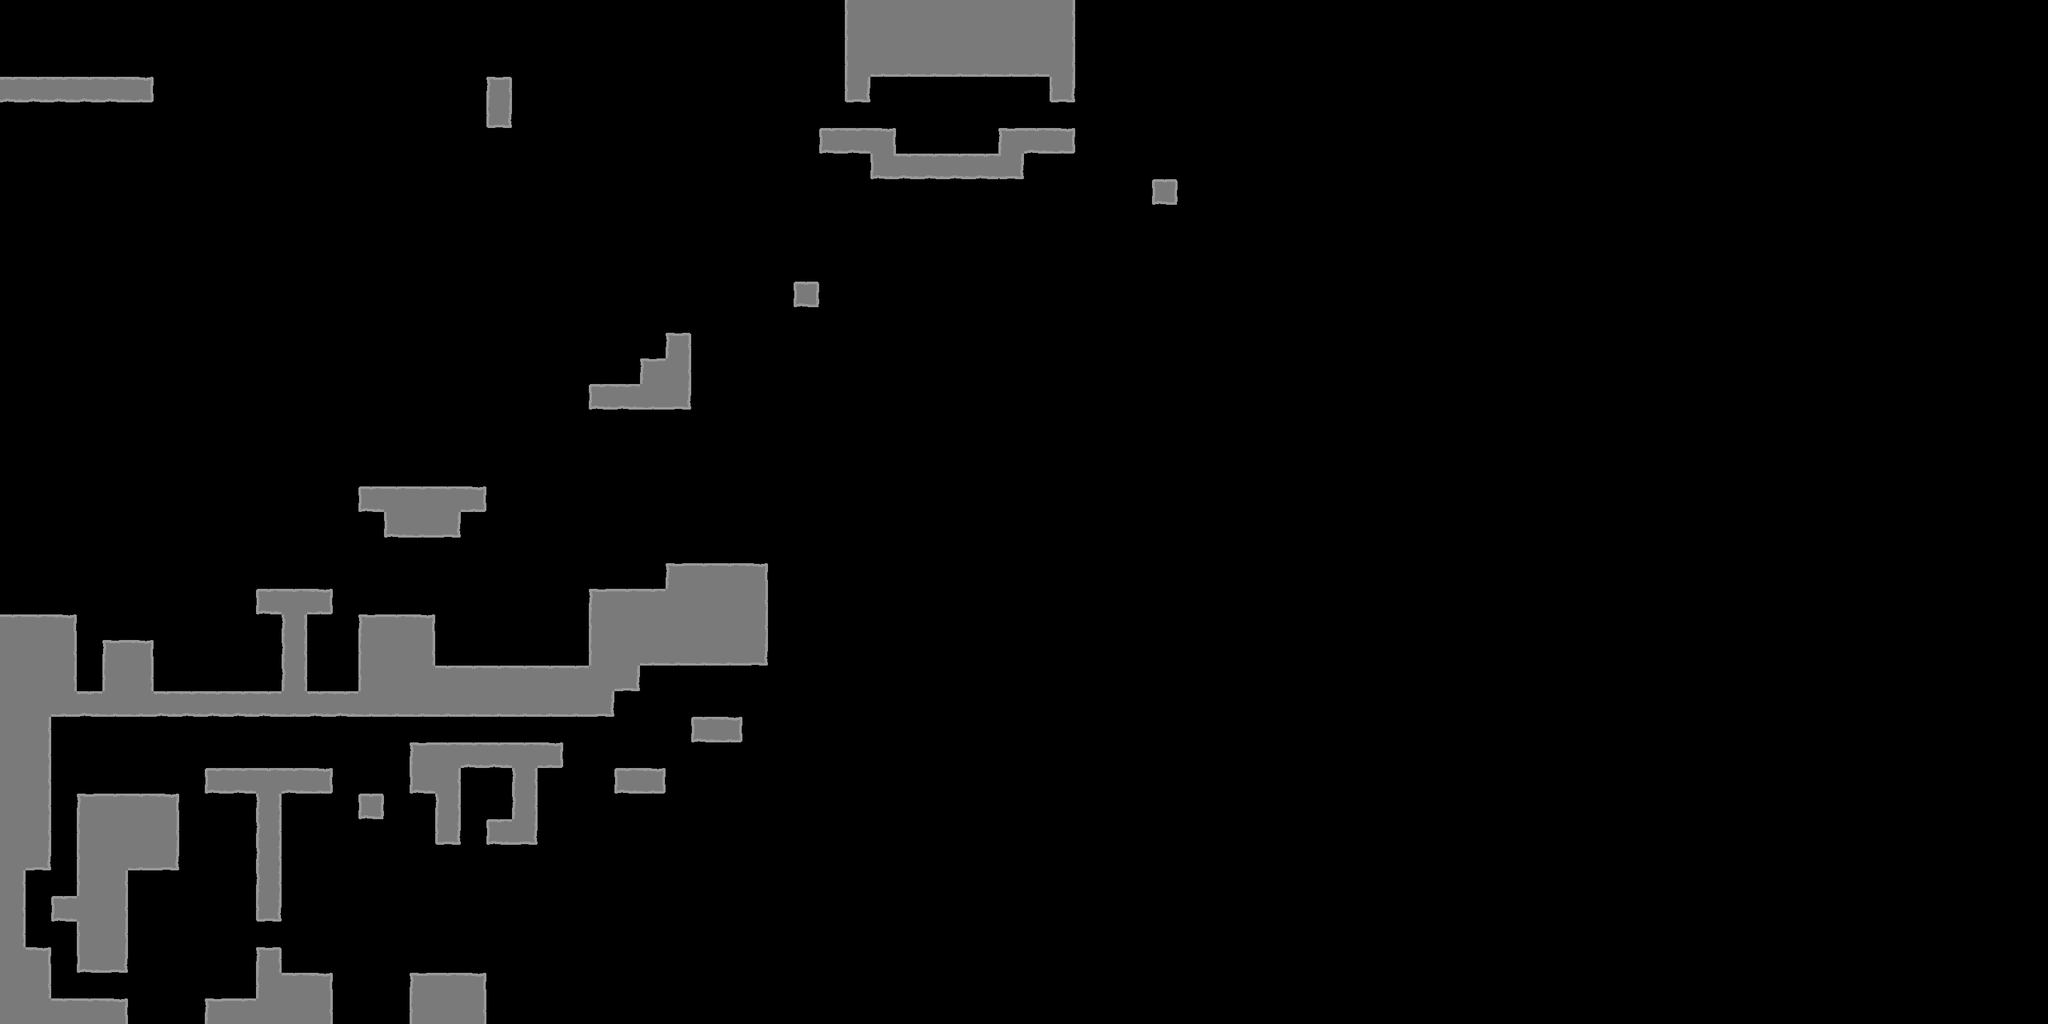

This is a level from a 2D game, rendered from its Tiled map with the project's own tilesets. A one-line summary and the map file follow, with tile-layer data summarised:
An orthogonal 80x40 tile map with 40x40 px tiles, 1 tile layer (Tiles), 2 tilesets and 12 objects (10x Spike, Spawn, Spring).

<map version="1.10" tiledversion="1.12.2" orientation="orthogonal" renderorder="right-down" width="80" height="40" tilewidth="40" tileheight="40" infinite="0" nextlayerid="8" nextobjectid="76">
 <tileset firstgid="1" source="tileset.tsx" />
 <tileset firstgid="26" source="../global/tiled/Editor-Only Objects.tsx" />
 <layer id="1" name="Tiles" width="80" height="40">
  <data>[3200 cells, 240 non-empty, 18 distinct tile ids]</data>
 </layer>
 <objectgroup id="1" name="Objects">
  <object id="40" type="Spawn" gid="28" x="40" y="920" width="40" height="40" />
  <object id="41" type="Spring" gid="29" x="640" y="760" width="40" height="40" />
  <object id="48" type="Spike" gid="30" x="680" y="1040" width="40" height="40" />
  <object id="55" type="Spike" gid="30" x="1400" y="240" width="40" height="40" />
  <object id="56" type="Spike" gid="30" x="1440" y="240" width="40" height="40" />
  <object id="57" type="Spike" gid="30" x="1480" y="240" width="40" height="40" />
  <object id="58" type="Spike" gid="30" x="1520" y="240" width="40" height="40" />
  <object id="71" type="Spike" gid="30" x="720" y="1040" width="40" height="40" />
  <object id="72" type="Spike" gid="30" x="760" y="1040" width="40" height="40" />
  <object id="73" type="Spike" gid="30" x="840" y="1040" width="40" height="40" />
  <object id="74" type="Spike" gid="30" x="800" y="1040" width="40" height="40" />
  <object id="75" type="Spike" gid="30" x="880" y="1040" width="40" height="40" />
 </objectgroup>
</map>
